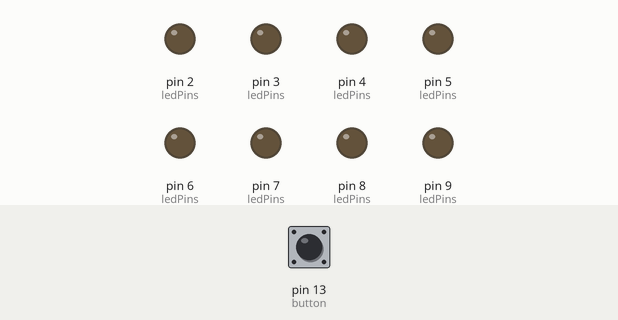
A sketch run on a simulated Arduino Uno, built with avr-gcc and run on an emulated ATmega328P. On the bench: output pins drawn as LEDs (lit = HIGH). Dashed ring = blinking. The inputs (shaded band) are chosen by the test bench; at power-on: pin 13 (button) LOW. Random numbers use the default seed unless the sketch sets one.

Above: at 1.2 s.
1.3 s: pin 13 (button) pulled HIGH for 0.15 s
At 2.29 s:
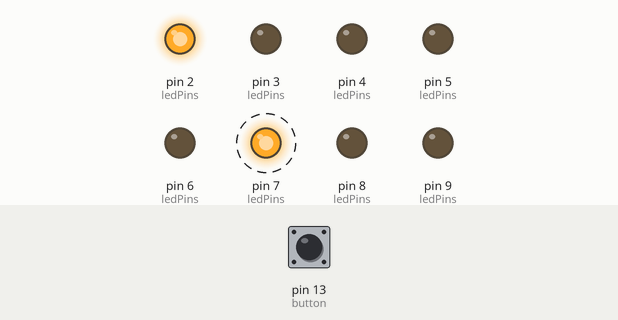
4.3 s: pin 13 (button) pulled HIGH for 1 s
At 4.59 s:
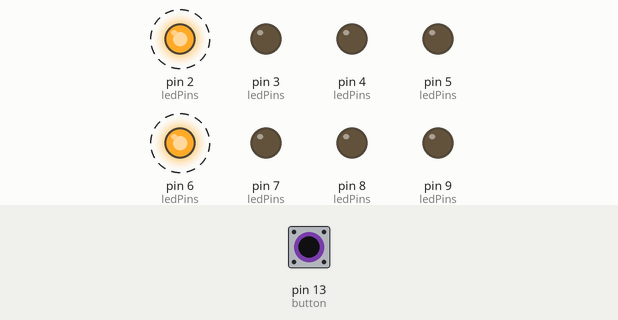
6.8 s: pin 13 (button) pulled HIGH for 0.15 s
At 7.04 s:
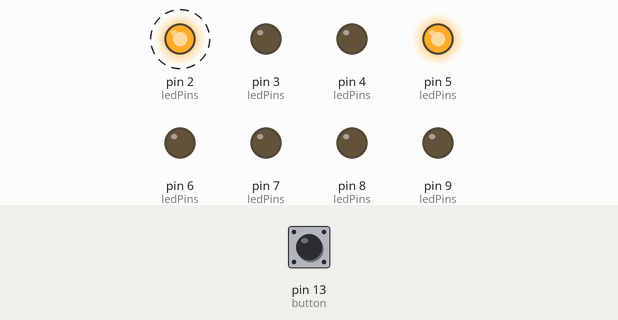
9.8 s: pin 13 (button) pulled HIGH for 3.2 s
At 10.09 s:
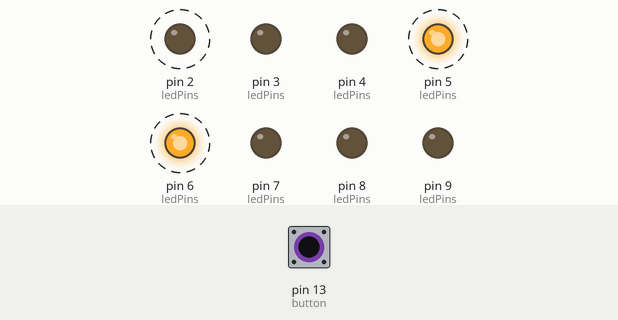
14.5 s: pin 13 (button) pulled HIGH for 0.15 s
At 14.74 s:
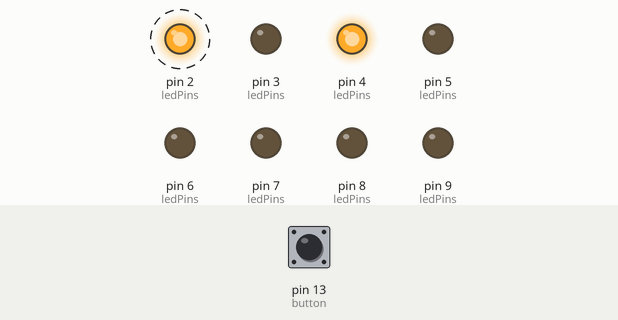
Timing chart, 0 to 18.5 s (numbered marks = the images above; inputs shaded):
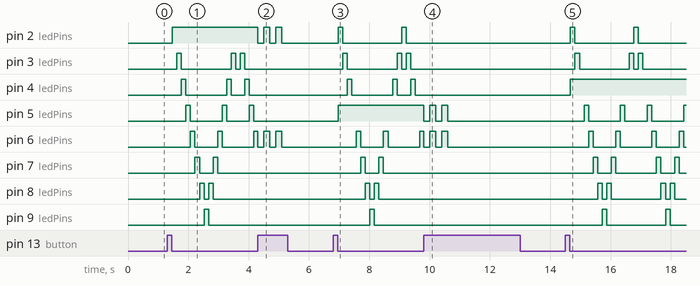

Measured:
- after the input at 1.3 s, pin 2 (ledPins): LOW → HIGH after 0.17 s; pin 3 (ledPins): goes HIGH 0.15 s, LOW 1.7 s, HIGH 0.15 s, LOW 0.15 s, HIGH 0.15 s, then LOW, starting after 0.32 s
- after the input at 4.3 s, pin 2 (ledPins): alternates HIGH for 0.20 s and LOW for 0.20 s, 5 changes in all, then stays LOW, starting at once
- after the input at 6.8 s, pin 2 (ledPins): alternates HIGH for 0.15 s and LOW for 2.0 s, starting after 0.17 s; pin 3 (ledPins): goes HIGH 0.15 s, LOW 1.7 s, HIGH 0.15 s, LOW 0.15 s, HIGH 0.15 s, then LOW, starting after 0.32 s
- after the input at 9.8 s, pin 5 (ledPins): alternates HIGH for 0.20 s and LOW for 0.20 s, 5 changes in all, then stays LOW, starting at once
- after the input at 14.5 s, pin 2 (ledPins): alternates HIGH for 0.15 s and LOW for 2.0 s, starting after 0.17 s; pin 3 (ledPins): goes HIGH 0.15 s, LOW 1.7 s, HIGH 0.15 s, LOW 0.15 s, HIGH 0.15 s, then LOW, starting after 0.32 s

The sketch:

Color_Match.ino
```cpp
// ==== LED Pin Definitions ====
#define led1 2
#define led2 3
#define led3 4
#define led4 5
#define led5 6
#define led6 7
#define led7 8
#define led8 9
#define button 13

int ledPins[] = {led1, led2, led3, led4, led5, led6, led7, led8};
const int ledCount = 8;

int targetLed;                // the LED the player must "catch"
int currentLed = 0;           // LED currently lit during the chase
int gameState = 0;            // 0: waiting for button press, 1: chasing, 2: showing result
bool won = false;

const int startDelayTime = 150; // starting speed (slower = easier)
int delayTime = startDelayTime;
const int minDelayTime = 30;    // fastest/hardest speed before resetting
const int delayStep = 10;       // how much faster it gets after each win
int roundNumber = 0;

void setup() {
  Serial.begin(9600);

  for (int i = 0; i < ledCount; i++) {
    pinMode(ledPins[i], OUTPUT);
    digitalWrite(ledPins[i], LOW);
  }

  pinMode(button, INPUT); // wired with external pull-down resistor (HIGH = pressed)
  randomSeed(analogRead(A0)); // seed randomness from a floating analog pin
}

void loop() {
  if (gameState == 0) {
    // Idle state: all LEDs off, waiting for the player to press the button
    if (digitalRead(button) == HIGH) {
      waitForButtonRelease(); // avoid the same press being read as the "catch"
      startNewRound();
    }
    return;
  }

  if (gameState == 2) {
    showResult();
    return;
  }

  // Forward chase
  for (int i = 0; i < ledCount; i++) {
    currentLed = i;
    if (i != targetLed) digitalWrite(ledPins[i], HIGH);
    if (waitAndCheckButton()) return;
    if (i != targetLed) digitalWrite(ledPins[i], LOW);
  }

  // Backward chase
  for (int i = ledCount - 2; i > 0; i--) {
    currentLed = i;
    if (i != targetLed) digitalWrite(ledPins[i], HIGH);
    if (waitAndCheckButton()) return;
    if (i != targetLed) digitalWrite(ledPins[i], LOW);
  }
}

// Blocks briefly until the button is physically released.
// Prevents a single press from being counted twice (start + catch).
void waitForButtonRelease() {
  while (digitalRead(button) == HIGH) {
    delay(5);
  }
  delay(20); // small debounce after release
}

// Waits delayTime ms while continuously checking for a button press.
// Returns true if the button was pressed during this LED's "on" time.
bool waitAndCheckButton() {
  unsigned long start = millis();
  while (millis() - start < delayTime) {
    if (digitalRead(button) == HIGH) {
      if (currentLed != targetLed) digitalWrite(ledPins[currentLed], LOW);
      won = (currentLed == targetLed);
      gameState = 2;
      return true;
    }
  }
  return false;
}

// Blinks the relevant LED(s) 3 times to show the result, then resets for the next round.
void showResult() {
  static int blinkCount = 0;
  static unsigned long lastBlink = 0;
  static bool ledOn = true;

  if (blinkCount < 6) { // 6 state changes = 3 full blinks
    if (millis() - lastBlink >= 200) {
      ledOn = !ledOn;
      if (won) {
        digitalWrite(ledPins[targetLed], ledOn ? HIGH : LOW);
      } else {
        digitalWrite(ledPins[currentLed], ledOn ? HIGH : LOW);
        digitalWrite(ledPins[targetLed], ledOn ? HIGH : LOW);
      }
      lastBlink = millis();
      blinkCount++;
    }
    return;
  }

  // Turn everything off
  digitalWrite(ledPins[currentLed], LOW);
  digitalWrite(ledPins[targetLed], LOW);
  blinkCount = 0;

  if (won) {
    roundNumber++;
    delayTime -= delayStep;
    if (delayTime <= minDelayTime) {
      delayTime = startDelayTime; // reached max speed -> back to easy
      roundNumber = 0;
    }
  }

  delay(400);

  // Wait for button release before returning to idle,
  // so the same press can't instantly start a new round
  waitForButtonRelease();

  gameState = 0; // back to idle, wait for next press
}

// Picks a new random target LED and turns it on (it stays on for the whole round)
void startNewRound() {
  targetLed = random(0, ledCount);
  digitalWrite(ledPins[targetLed], HIGH);
  gameState = 1;
}
```
